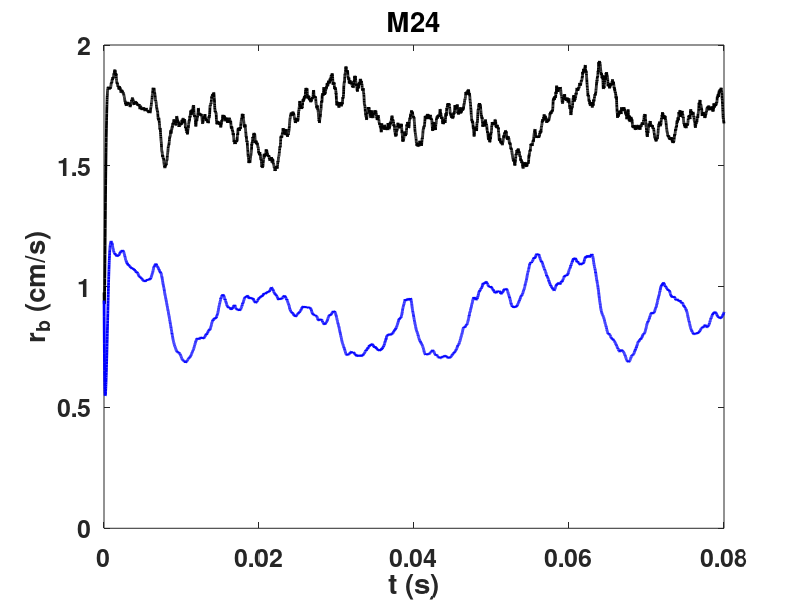

The MATLAB source for this figure: (Note: this script raises an error after producing the figure.)
figure(20)
clf
cla

AA=load('save_ex01_M24_history068.txt');

t=AA(:,2);
rb1=AA(:,3);
rb2=AA(:,4);
rb3=AA(:,5);
Tmax=AA(:,12);
equiv=AA(:,15);
rmax=AA(:,16);
total_area=AA(:,17);
amass_total=AA(:,18);
nn=length(t);
rb1_mean=mean(rb1(ceil(0.5*nn):nn));
rb2_mean=mean(rb2(ceil(0.5*nn):nn));
rb3_mean=mean(rb3(ceil(0.5*nn):nn));
[rb1_mean rb2_mean rb3_mean]'

plot(t,rb1,'k','LineWidth',[2])
hold on

BB=load('save_ex01_M24_history020.txt');

t3=BB(:,2);
rb3save=BB(:,3);
rb4save=BB(:,4);
rb5save=BB(:,5);
T5max=BB(:,12);
equiv3=BB(:,15);
rmax3=BB(:,16);
total_area3=BB(:,17);
amass_total3=BB(:,18);

plot(t3,rb3save,'b','LineWidth',[2])
nn=length(t3);
rb1_mean=mean(rb3save(ceil(0.5*nn):nn));
rb2_mean=mean(rb4save(ceil(0.5*nn):nn));
rb3_mean=mean(rb5save(ceil(0.5*nn):nn));
[rb3_mean rb2_mean rb3_mean]'


hold off
set(gca,'FontSize',[18],'FontWeight','bold')
xlabel('t (s)')
ylabel('r_b (cm/s)')
title('M24')
h3=legend('68 atm','30 atm','Location','NE');
set(h3,'FontSize',[14],'FontWeight','bold')
grid on

print ex01_M24_fig01 -dpdf

figure(21)
clf
cla
plot(t,Tmax,'k','LineWidth',[2])
hold on
plot(t3,T5max,'b','LineWidth',[2])
hold off
set(gca,'FontSize',[18],'FontWeight','bold')
xlabel('t (s)')
ylabel('T_{surf,max} (K)')
grid on
print ex01_M24_fig02 -dpdf

figure(22)
plot(t,rmax,'k','LineWidth',[2])
hold on
plot(t3,rmax3,'b','LineWidth',[2])
hold off
set(gca,'FontSize',[18],'FontWeight','bold')
xlabel('t (s)')
ylabel('Max Total Heat Release')
grid on
print ex01_M24_fig03 -dpdf

figure(23)
plot(t,total_area,'k','LineWidth',[2])
hold on
plot(t3,total_area3,'b','LineWidth',[2])
hold off
set(gca,'FontSize',[18],'FontWeight','bold')
xlabel('t (s)')
ylabel('Surface Area')
grid on
print ex01_M24_fig04 -dpdf

figure(24)
plot(t,amass_total,'k','LineWidth',[2])
hold on
plot(t3,amass_total3,'b','LineWidth',[2])
hold off
set(gca,'FontSize',[18],'FontWeight','bold')
xlabel('t (s)')
ylabel('Mass Flux (gm/cm^2-s)')
grid on
print ex01_M24_fig05 -dpdf

figure(25)
plot(t,equiv,'k','LineWidth',[2])
hold on
plot(t3,equiv3,'b','LineWidth',[2])
hold off
set(gca,'FontSize',[18],'FontWeight','bold')
xlabel('t (s)')
ylabel('Equiv Ratio')
grid on
print ex01_M24_fig06 -dpdf

